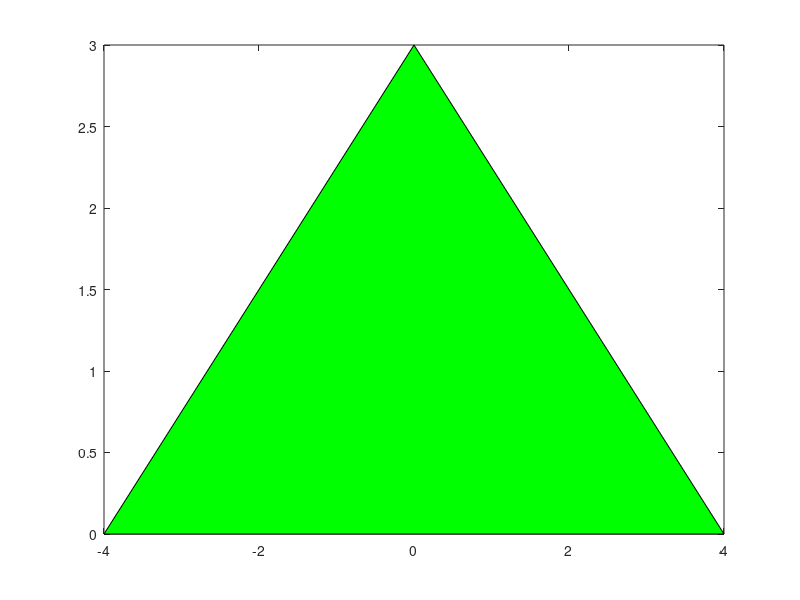

The MATLAB script that drew this image: (Note: this script raises an error after producing the figure.)
%% Uppgift 1
x=[-4 4 0 -4];
y=[0 0 3 0];

fill(x, y, 'g')

Omkrets=polylen(x,y)

x=[-4 4 4 -4 -4];
y=[0 0 4 4 0];

Omkrets=polylen(x,y)

fill(x, y, 'g')

%% Uppgift 2A
i=0;
x=0;
    
while i < 1000000
    xOld = x;
    x=x+(-1)^i/(2*i+1);
    i=i+1;
    if 4*abs(xOld-x) < 0.5e-5 
        break;
    end
end
    
x=x*4

%% Uppgift 2B
x=0;
    
for i=0:1:999
    x=x+(-1)^i/(2*i+1);
end
    
x=x*4

%% Uppgift 3

[x,y]=ginput;
x=[x; x(1)];
y=[y; y(1)];

fill(x,y,'-o')
